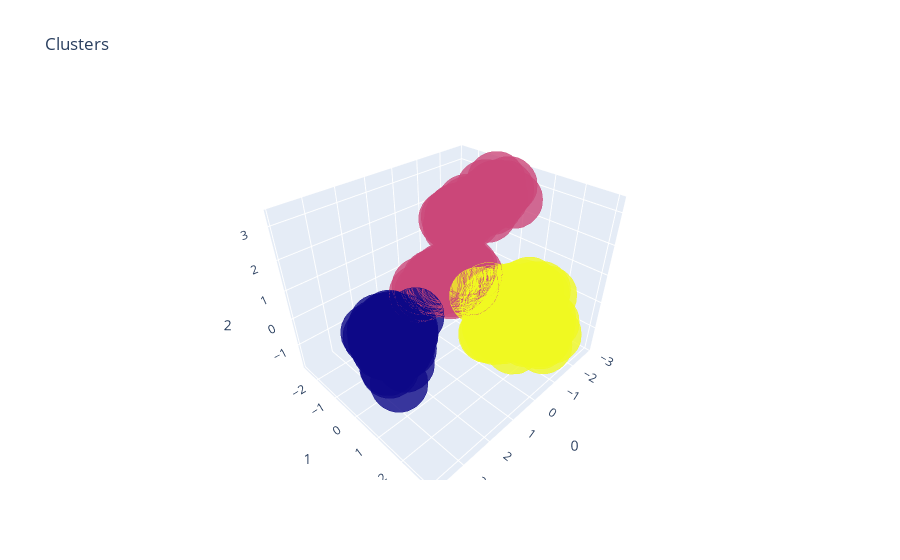

Notebook code cell kept with this figure:
### Code cell
import plotly.graph_objs as go

pca_df["label"] = labels
trace1 = go.Scatter3d(
    x=pca_df[0],
    y=pca_df[1],
    z=pca_df[2],
    mode = "markers",
    marker=dict(
        color = pca_df["label"],
        size= 20,
        line=dict(
            color= pca_df["label"],
            width= 12
    ),
    opacity=0.8)
    )

data = [trace1]
layout = go.Layout(
                    title= 'Clusters',
                    scene = dict(
                            xaxis = dict(title  = '0'),
                            yaxis = dict(title  = '1'),
                            zaxis = dict(title  = '2')
                        )
                )
fig = go.Figure(data=data, layout=layout)
fig.show(render="notebook")

### Figure 1 — Plotly figure (JSON) as saved in the notebook; plotly's stock layout.template omitted (floating-point values rounded to 4 significant figures; data arrays with more than 128 entries replaced by an {"elided": "..."} marker saying what was removed)
{"data": [{"marker": {"color": {"elided": "333 int values"}, "line": {"color": {"elided": "333 int values"}, "width": 12}, "opacity": 0.8, "size": 20}, "mode": "markers", "type": "scatter3d", "x": {"elided": "333 float values"}, "y": {"elided": "333 float values"}, "z": {"elided": "333 float values"}}], "layout": {"scene": {"xaxis": {"title": {"text": "0"}}, "yaxis": {"title": {"text": "1"}}, "zaxis": {"title": {"text": "2"}}}, "title": {"text": "Clusters"}}}
